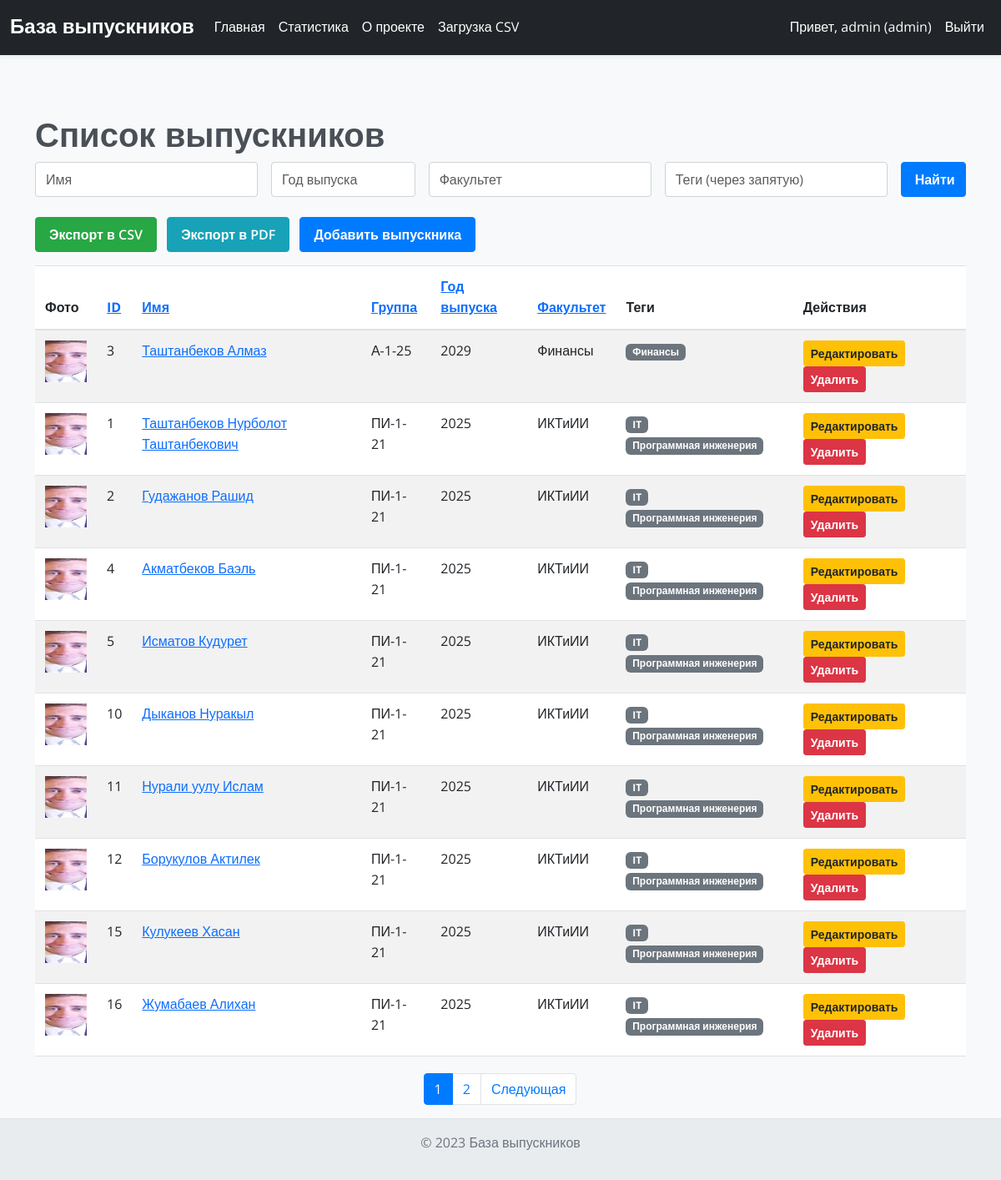
The app's page /?sort_by=group&sort_order=asc&name=&graduation_year=&faculty=&tags=&page=1 (signed in) with its own data.
### models.py (models this page shows)
class User(UserMixin, db.Model):
    id = db.Column(db.Integer, primary_key=True)
    username = db.Column(db.String(50), unique=True, nullable=False)
    password = db.Column(db.String(100), nullable=False)
    role = db.Column(db.String(20), nullable=False, default='guest')  # guest, manager, admin

class Graduate(db.Model):
    id = db.Column(db.Integer, primary_key=True)
    name = db.Column(db.String(100), nullable=False)
    group = db.Column(db.String(20), nullable=False)
    graduation_year = db.Column(db.String(4), nullable=False)
    faculty = db.Column(db.String(100), nullable=False)
    bio = db.Column(db.Text, nullable=True)
    photo = db.Column(db.String(200), nullable=True)
    tags = db.relationship('Tag', secondary='graduate_tags', backref=db.backref('graduates', lazy='dynamic'))

class Tag(db.Model):
    id = db.Column(db.Integer, primary_key=True)
    name = db.Column(db.String(50), unique=True, nullable=False)

### routes/main.py (the view)
@main_bp.route('/')
@login_required
def index():
    name = request.args.get('name', '')
    graduation_year = request.args.get('graduation_year', '')
    faculty = request.args.get('faculty', '')
    tags = request.args.get('tags', '')
    page = request.args.get('page', 1, type=int)
    per_page = 10
    query = Graduate.query
    if name:
        query = query.filter(Graduate.name.ilike(f'%{name}%'))
    if graduation_year:
        query = query.filter(Graduate.graduation_year == graduation_year)
    if faculty:
        query = query.filter(Graduate.faculty.ilike(f'%{faculty}%'))
    if tags:
        tag_list = [tag.strip() for tag in tags.split(',') if tag.strip()]
        for tag_name in tag_list:
            query = query.join(graduate_tags).join(Tag).filter(Tag.name.ilike(f'%{tag_name}%'))
    sort_by = request.args.get('sort_by', 'id')
    sort_order = request.args.get('sort_order', 'asc')
    order = getattr(Graduate, sort_by)
    if sort_order == 'desc':
        order = order.desc()
    pagination = query.order_by(order).paginate(page=page, per_page=per_page, error_out=False)
    graduates = pagination.items
    all_tags = Tag.query.all()
    return render_template('index.html', graduates=graduates, sort_by=sort_by, sort_order=sort_order,
                           name=name, graduation_year=graduation_year, faculty=faculty, tags=tags,
                           all_tags=all_tags, pagination=pagination)

### app.py (called while the page is built)
@login_manager.user_loader
def load_user(user_id):
    return db.session.get(User, int(user_id))

### templates/index.html (shortened to what this page needs)
{% extends 'base.html' %}
{% block content %}
<h1>Список выпускников</h1>
<form method="get" class="mb-4">
    <div class="row g-3">
        <div class="col-md-3">
            <input type="text" class="form-control" name="name" placeholder="Имя" value="{{ name }}">
        </div>
        <div class="col-md-2">
            <input type="text" class="form-control" name="graduation_year" placeholder="Год выпуска" value="{{ graduation_year }}">
        </div>
        <div class="col-md-3">
            <input type="text" class="form-control" name="faculty" placeholder="Факультет" value="{{ faculty }}">
        </div>
        <div class="col-md-3">
            <input type="text" class="form-control" name="tags" placeholder="Теги (через запятую)" value="{{ tags }}">
        </div>
        <div class="col-md-1">
            <button type="submit" class="btn btn-primary w-100">Найти</button>
        </div>
    </div>
</form>
<div class="mb-3">
    <a href="{{ url_for('main.export', name=name, graduation_year=graduation_year, faculty=faculty, tags=tags, sort_by=sort_by, sort_order=sort_order) }}" class="btn btn-success">Экспорт в CSV</a>
    <a href="{{ url_for('main.export_pdf', name=name, graduation_year=graduation_year, faculty=faculty, tags=tags, sort_by=sort_by, sort_order=sort_order) }}" class="btn btn-info ms-2">Экспорт в PDF</a>
    {% if current_user.is_authenticated and current_user.role in ['admin', 'manager'] %}
    <a href="{{ url_for('graduate.add') }}" class="btn btn-primary ms-2">Добавить выпускника</a>
    {% endif %}
</div>
<table class="table table-striped">
    <thead>
        <tr>
            <th>Фото</th>
            <th>
                <a href="{{ url_for('main.index', sort_by='id', sort_order='desc' if sort_by=='id' and sort_order=='asc' else 'asc', name=name, graduation_year=graduation_year, faculty=faculty, tags=tags, page=pagination.page) }}">ID</a>
            </th>
            <th>
                <a href="{{ url_for('main.index', sort_by='name', sort_order='desc' if sort_by=='name' and sort_order=='asc' else 'asc', name=name, graduation_year=graduation_year, faculty=faculty, tags=tags, page=pagination.page) }}">Имя</a>
            </th>
            <th>
                <a href="{{ url_for('main.index', sort_by='group', sort_order='desc' if sort_by=='group' and sort_order=='asc' else 'asc', name=name, graduation_year=graduation_year, faculty=faculty, tags=tags, page=pagination.page) }}">Группа</a>
            </th>
            <th>
                <a href="{{ url_for('main.index', sort_by='graduation_year', sort_order='desc' if sort_by=='graduation_year' and sort_order=='asc' else 'asc', name=name, graduation_year=graduation_year, faculty=faculty, tags=tags, page=pagination.page) }}">Год выпуска</a>
            </th>
            <th>
                <a href="{{ url_for('main.index', sort_by='faculty', sort_order='desc' if sort_by=='faculty' and sort_order=='asc' else 'asc', name=name, graduation_year=graduation_year, faculty=faculty, tags=tags, page=pagination.page) }}">Факультет</a>
            </th>
            <th>Теги</th>
            {% if current_user.is_authenticated and current_user.role in ['admin', 'manager'] %}
            <th>Действия</th>
            {% endif %}
        </tr>
    </thead>
    <tbody>
        {% for graduate in graduates %}
        <tr>
            <td>
                {% if graduate.photo %}
                <img src="{{ url_for('static', filename='uploads/' + graduate.photo) }}" alt="Photo" style="width: 50px; height: 50px; object-fit: cover;">
                {% else %}
                <img src="{{ url_for('static', filename='uploads/default.jpg') }}" alt="No photo" style="width: 50px; height: 50px; object-fit: cover;">
                {% endif %}
            </td>
            <td>{{ graduate.id }}</td>
            <td><a href="{{ url_for('main.graduate', id=graduate.id) }}">{{ graduate.name }}</a></td>
            <td>{{ graduate.group }}</td>
            <td>{{ graduate.graduation_year }}</td>
            <td>{{ graduate.faculty }}</td>
            <td>
                {% for tag in graduate.tags %}
                <span class="badge bg-secondary">{{ tag.name }}</span>
                {% endfor %}
            </td>
            {% if current_user.is_authenticated and current_user.role in ['admin', 'manager'] %}
            <td>
                <a href="{{ url_for('graduate.edit', id=graduate.id) }}" class="btn btn-sm btn-warning">Редактировать</a>
                <button class="btn btn-sm btn-danger" data-bs-toggle="modal" data-bs-target="#deleteModal" data-delete-url="{{ url_for('graduate.delete', id=graduate.id) }}">Удалить</button>
            </td>
            {% endif %}
        </tr>
        {% endfor %}
    </tbody>
</table>
{% if pagination.pages > 1 %}
<nav aria-label="Page navigation">
    <ul class="pagination justify-content-center">
        {% for page_num in pagination.iter_pages(left_edge=1, left_current=2, right_current=3, right_edge=1) %}
            {% if page_num %}
                {% if page_num == pagination.page %}
                <li class="page-item active">
                    <span class="page-link">{{ page_num }}</span>
                </li>
                {% else %}
                <li class="page-item">
                    <a class="page-link" href="{{ url_for('main.index', page=page_num, name=name, graduation_year=graduation_year, faculty=faculty, tags=tags, sort_by=sort_by, sort_order=sort_order) }}">{{ page_num }}</a>
                </li>
                {% endif %}
            {% else %}
                <li class="page-item disabled">
                    <span class="page-link">...</span>
                </li>
            {% endif %}
        {% endfor %}
        {% if pagination.has_next %}
        <li class="page-item">
            <a class="page-link" href="{{ url_for('main.index', page=pagination.next_num, name=name, graduation_year=graduation_year, faculty=faculty, tags=tags, sort_by=sort_by, sort_order=sort_order) }}">Следующая</a>
        </li>
        {% endif %}
    </ul>
</nav>
{% endif %}
{% endblock %}

### templates/base.html (shortened to what this page needs)
<!DOCTYPE html>
<html lang="ru">
<head>
    <link href="https://cdn.jsdelivr.net/npm/bootstrap@5.3.0/dist/css/bootstrap.min.css" rel="stylesheet">
    <link rel="stylesheet" href="{{ url_for('static', filename='css/base.css') }}">
    <link rel="stylesheet" href="{{ url_for('static', filename='css/navbar.css') }}">
    <link rel="stylesheet" href="{{ url_for('static', filename='css/footer.css') }}">
    <link rel="stylesheet" href="{{ url_for('static', filename='css/alerts.css') }}">
    <link rel="stylesheet" href="{{ url_for('static', filename='css/badges.css') }}">
    <link rel="stylesheet" href="{{ url_for('static', filename='css/modals.css') }}">
    <link rel="stylesheet" href="{{ url_for('static', filename='css/forms.css') }}">
    <link rel="stylesheet" href="{{ url_for('static', filename='css/tables.css') }}">
    <link rel="stylesheet" href="{{ url_for('static', filename='css/pagination.css') }}">
    <link rel="stylesheet" href="{{ url_for('static', filename='css/buttons.css') }}">
    <link rel="stylesheet" href="{{ url_for('static', filename='css/choices.css') }}">
    <link rel="stylesheet" href="{{ url_for('static', filename='css/theme.css') }}">
    <link rel="stylesheet" href="{{ url_for('static', filename='css/stats.css') }}">
</head>
<body>
    <nav class="navbar navbar-expand-lg navbar-dark bg-dark shadow-sm">
        <div class="container-fluid">
            <a class="navbar-brand" href="{{ url_for('main.index') }}">База выпускников</a>
            <div class="collapse navbar-collapse" id="navbarNav">
                <ul class="navbar-nav me-auto">
                    {% if request.endpoint not in ['auth.login', 'auth.register'] %}
                    <li class="nav-item">
                        <a class="nav-link" href="{{ url_for('main.index') }}">Главная</a>
                    </li>
                    <li class="nav-item">
                        <a class="nav-link" href="{{ url_for('main.stats') }}">Статистика</a>
                    </li>
                    <li class="nav-item">
                        <a class="nav-link" href="{{ url_for('main.about') }}">О проекте</a>
                    </li>
                    {% endif %}
                    {% if current_user.is_authenticated and current_user.role in ['admin', 'manager'] %}
                    <li class="nav-item">
                        <a class="nav-link" href="{{ url_for('graduate.upload') }}">Загрузка CSV</a>
                    </li>
                    {% endif %}
                </ul>
                <ul class="navbar-nav">
                    {% if current_user.is_authenticated %}
                    <li class="nav-item">
                        <span class="nav-link">Привет, {{ current_user.username }} ({{ current_user.role }})</span>
                    </li>
                    <li class="nav-item">
                        <a class="nav-link" href="#" data-bs-toggle="modal" data-bs-target="#logoutModal">Выйти</a>
                    </li>
                    {% endif %}
                </ul>
            </div>
        </div>
    </nav>
    <div class="container mt-5 pt-4">
        {% block content %}
        {% endblock %}
    </div>
    {% if request.endpoint not in ['auth.login', 'auth.register'] %}
    <footer class="text-center py-3">
        <p>&copy; 2023 База выпускников</p>
    </footer>
    {% endif %}
</body>
</html>

### static/css/base.css (style rules this page uses)
body { background-color: #f8f9fa; display: flex; flex-direction: column; min-height: 100vh; color: #495057; font-size: 1rem; line-height: 1.6; font-family: 'Open Sans', sans-serif; font-weight: 400; transition: background-color 0.3s ease, color 0.3s ease; }
h1, h2, h3, h4, h5, h6, .navbar-brand { font-family: 'Montserrat', sans-serif; font-weight: 700; line-height: 1.2; }
.container.mt-5.pt-4 { flex: 1; }

### static/css/navbar.css (style rules this page uses)
.navbar { background-color: #343a40; box-shadow: 0 2px 4px rgba(0, 0, 0, 0.1); padding-top: 0.75rem; padding-bottom: 0.75rem; transition: background-color 0.3s ease; }
.navbar-brand { color: #fff !important; font-size: 1.5rem; }
.navbar-nav .nav-link { color: #fff !important; padding-left: 1rem; padding-right: 1rem; transition: color 0.3s ease; }

### static/css/footer.css (style rules this page uses)
footer { background-color: #e9ecef; border-top: 1px solid #dee2e6; padding-top: 1.5rem; padding-bottom: 1.5rem; color: #6c757d; text-align: center; transition: background-color 0.3s ease, color 0.3s ease; }

### static/css/forms.css (style rules this page uses)
form.mb-4 .form-control, .upload-form .form-control { border-radius: 0.25rem; border: 1px solid #ced4da; padding: 0.5rem 0.75rem; }
form.mb-4 .btn, .upload-form .btn { border-radius: 0.25rem; padding: 0.5rem 1rem; font-weight: 600; }

### static/css/tables.css (style rules this page uses)
.table { width: 100%; margin-bottom: 1rem; color: #212529; }
.table th, .table td { padding: 0.75rem; vertical-align: top; border-top: 1px solid #dee2e6; }
.table thead th { vertical-align: bottom; border-bottom: 2px solid #dee2e6; }
.table-striped tbody tr:nth-of-type(odd) { background-color: rgba(0, 0, 0, 0.05); }

### static/css/pagination.css (style rules this page uses)
.pagination { margin-top: 20px; display: flex; justify-content: center; list-style: none; border-radius: 0.25rem; }
.page-item:first-child .page-link { border-top-left-radius: 0.25rem; border-bottom-left-radius: 0.25rem; }
.page-item:last-child .page-link { border-top-right-radius: 0.25rem; border-bottom-right-radius: 0.25rem; }
.page-link { position: relative; display: block; padding: 0.5rem 0.75rem; margin-left: -1px; line-height: 1.25; color: #007bff; background-color: #fff; border: 1px solid #dee2e6; transition: background-color 0.3s ease, color 0.3s ease, border-color 0.3s ease; }
.page-item.active .page-link { z-index: 3; color: #fff; background-color: #007bff; border-color: #007bff; }

### static/css/buttons.css (style rules this page uses)
.btn { display: inline-block; font-weight: 600; color: #212529; text-align: center; vertical-align: middle; cursor: pointer; -webkit-user-select: none; -moz-user-select: none; user-select: none; background-color: transparent; border: 1px solid transparent; padding: 0.5rem 1rem; font-size: 1rem; border-radius: 0.25rem; transition: color 0.15s ease-in-out, background-color 0.15s ease-in-out, border-color 0.15s ease-in-out, box-shadow 0.15s ease-in-out; }
.btn-primary { background-color: #007bff; border-color: #007bff; color: #fff; }
.btn-success { background-color: #28a745; border-color: #28a745; color: #fff; }
.btn-info { background-color: #17a2b8; border-color: #17a2b8; color: #fff; }
.btn-warning { background-color: #ffc107; border-color: #ffc107; color: #212529; }
.btn-danger { background-color: #dc3545; border-color: #dc3545; color: #fff; }
.btn-sm { padding: 0.25rem 0.5rem; font-size: 0.875rem; border-radius: 0.2rem; }

### records on screen
User: username "admin", role "admin"
Graduate: id "3", name "Таштанбеков Алмаз", group "А-1-25", graduation_year "2029", faculty "Финансы"
Tag: name "Финансы"
Graduate: id "1", name "Таштанбеков Нурболот Таштанбекович", group "ПИ-1-21", graduation_year "2025", faculty "ИКТиИИ"
Tag: name "IT"
Tag: name "Программная инженерия"
Graduate: id "2", name "Гудажанов Рашид", group "ПИ-1-21", graduation_year "2025", faculty "ИКТиИИ"
Graduate: id "4", name "Акматбеков Баэль", group "ПИ-1-21", graduation_year "2025", faculty "ИКТиИИ"
Graduate: id "5", name "Исматов Кудурет", group "ПИ-1-21", graduation_year "2025", faculty "ИКТиИИ"
Graduate: id "10", name "Дыканов Нуракыл", group "ПИ-1-21", graduation_year "2025", faculty "ИКТиИИ"
Graduate: id "11", name "Нурали уулу Ислам", group "ПИ-1-21", graduation_year "2025", faculty "ИКТиИИ"
Graduate: id "12", name "Борукулов Актилек", group "ПИ-1-21", graduation_year "2025", faculty "ИКТиИИ"
Graduate: id "15", name "Кулукеев Хасан", group "ПИ-1-21", graduation_year "2025", faculty "ИКТиИИ"
Graduate: id "16", name "Жумабаев Алихан", group "ПИ-1-21", graduation_year "2025", faculty "ИКТиИИ"

### other values on screen
{{ page_num }} "1"
{{ page_num }} "2"
